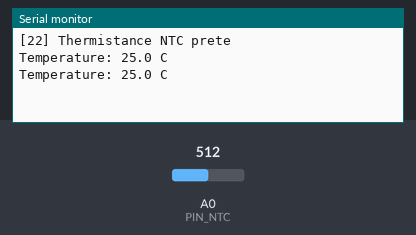
The sketch below on a simulated Arduino Uno, built with avr-gcc and run on an emulated ATmega328P. Shown: the last lines printed to the serial monitor. The test bench sets the inputs (shaded band); at power-on: A0 (PIN_NTC) = 512.

Above: at 1.8 s.
1.9 s: A0 (PIN_NTC) set to 0
At 2.8 s:
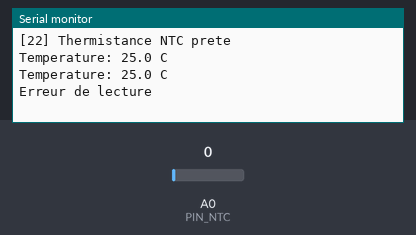
4.5 s: A0 (PIN_NTC) set to 35
At 5.5 s:
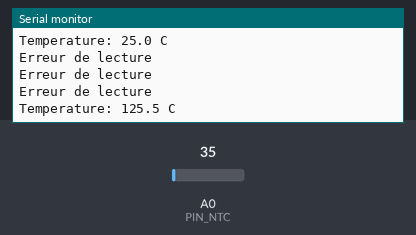

Measured:
- after the input at 1.9 s, the serial monitor: prints a new line after 0.10 s (image 1)
- after the input at 4.5 s, the serial monitor: prints a new line after 0.50 s (image 2)

The sketch:

22_Thermistance_NTC_10k.ino
```cpp
/*
 * =====================================================================
 *  Arduino Lab Nexus v6.1.0 STABLE  -  Thermistance NTC 10k
 * =====================================================================
 *  Explication : Calcule la température d'une thermistance NTC 10 kΩ avec l'équation de Steinhart-Hart simplifiée (coefficient B).
 *  Carte       : Arduino UNO / Nano (ATmega328P) - compatible Mega
 *  Moniteur    : 9600 bauds
 *
 *  Câblage :
 *   Arduino 5V     -> Résistance 10k (côté haut)
 *   Arduino A0     -> Point milieu résistance/NTC
 *   Arduino GND    -> NTC (côté bas)
 *
 *  Bibliothèques requises (arduino-cli lib install "...") : aucune
 * =====================================================================
 */
// @libs:

// Paramètres du montage et de la thermistance
const uint8_t PIN_NTC = A0;
const float R_SERIE   = 10000.0;   // résistance fixe (ohms)
const float R_NOMINAL = 10000.0;   // résistance NTC à 25 °C
const float T_NOMINAL = 25.0;      // température nominale (°C)
const float COEF_B    = 3950.0;    // coefficient B de la NTC

// Calcule la température en °C à partir de la lecture analogique
float lireTemperature() {
  int brut = analogRead(PIN_NTC);
  if (brut <= 0 || brut >= 1023) return NAN;           // capteur débranché ou court-circuit
  float rNtc = R_SERIE * brut / (1023.0 - brut);        // pont diviseur : NTC côté GND
  float inverseT = log(rNtc / R_NOMINAL) / COEF_B + 1.0 / (T_NOMINAL + 273.15);
  return 1.0 / inverseT - 273.15;                       // Kelvin -> °C
}

void setup() {
  Serial.begin(9600);
  Serial.println(F("[22] Thermistance NTC prete"));
}

void loop() {
  float t = lireTemperature();
  if (isnan(t)) Serial.println(F("Erreur de lecture"));
  else { Serial.print(F("Temperature: ")); Serial.print(t, 1); Serial.println(F(" C")); }
  delay(1000);
}
```
